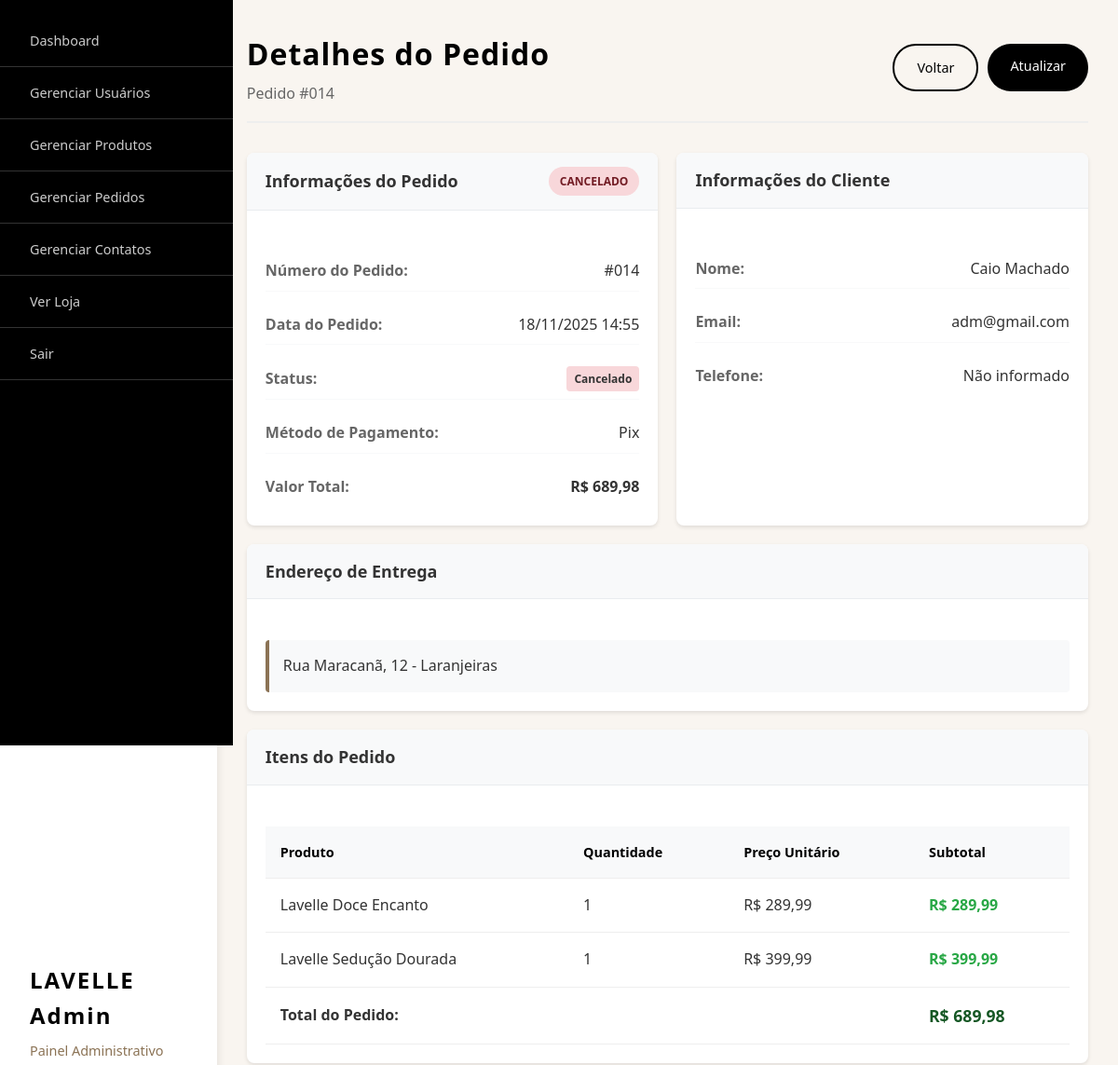
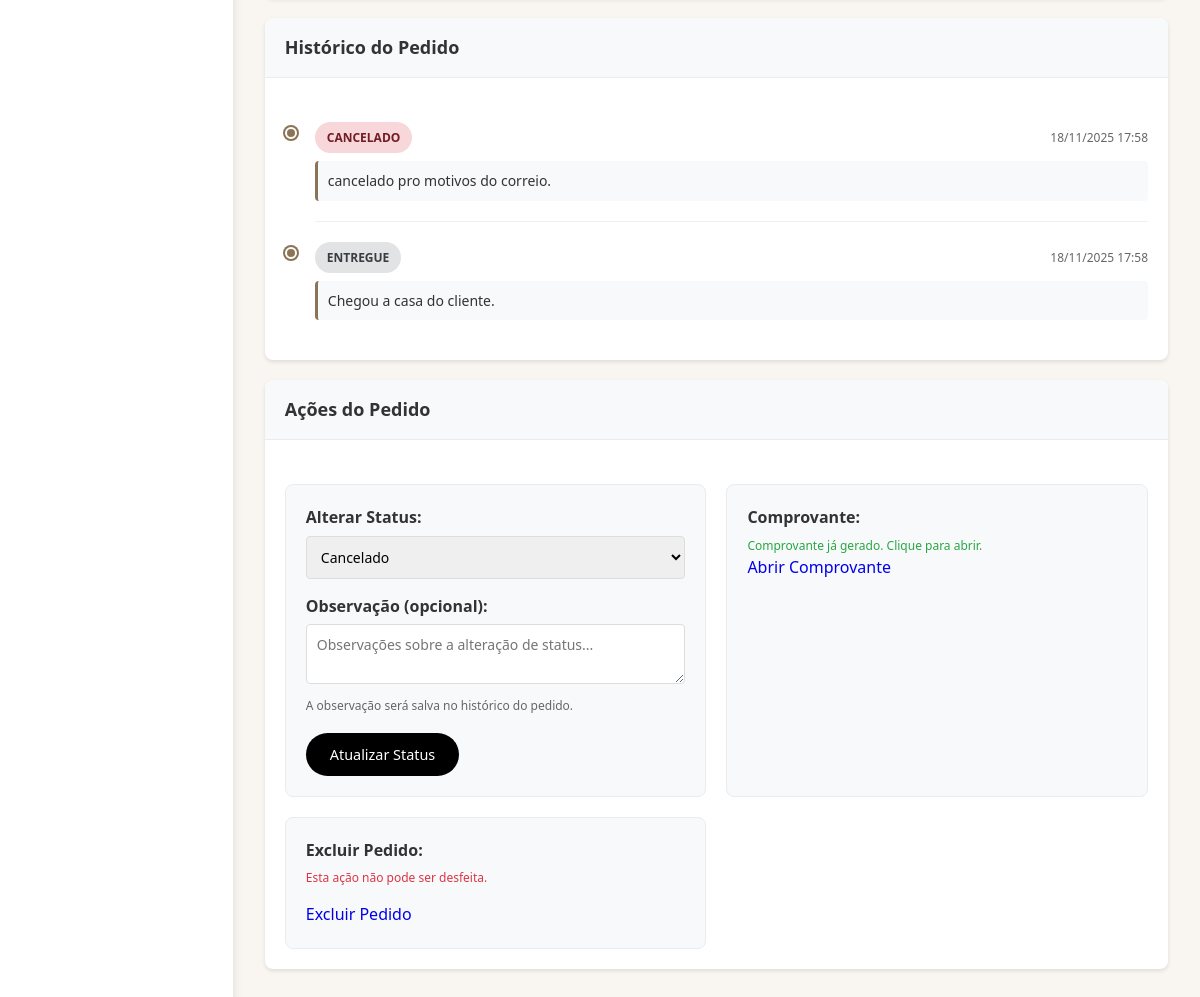
Screenshot of /admin/pedido_detalhes.php?id=14 (signed in) with the database file from the repository (2 pictures, top to bottom).
### tables this page shows
CREATE TABLE `pedidos` (
  `id` int(11) NOT NULL,
  `usuario_id` int(11) NOT NULL,
  `data_pedido` datetime DEFAULT current_timestamp(),
  `total` decimal(10,2) NOT NULL,
  `status` varchar(50) DEFAULT NULL,
  `metodo_pagamento` varchar(50) DEFAULT NULL,
  `endereco_entrega` text DEFAULT NULL,
  `created_at` timestamp NOT NULL DEFAULT current_timestamp()
);

CREATE TABLE `usuarios` (
  `id` int(11) NOT NULL,
  `nome` varchar(100) NOT NULL,
  `email` varchar(150) NOT NULL,
  `senha` varchar(255) NOT NULL,
  `data_cadastro` timestamp NOT NULL DEFAULT current_timestamp(),
  `telefone` varchar(20) DEFAULT NULL,
  `endereco` text DEFAULT NULL,
  `cidade` varchar(100) DEFAULT NULL,
  `estado` varchar(50) DEFAULT NULL,
  `cep` varchar(10) DEFAULT NULL,
  `foto_perfil` varchar(255) DEFAULT NULL,
  `created_at` timestamp NOT NULL DEFAULT current_timestamp()
);

CREATE TABLE `pedido_itens` (
  `id` int(11) NOT NULL,
  `pedido_id` int(11) NOT NULL,
  `produto_id` int(11) NOT NULL,
  `quantidade` int(11) NOT NULL,
  `preco_unitario` decimal(10,2) NOT NULL,
  `subtotal` decimal(10,2) NOT NULL
);

CREATE TABLE `produtos` (
  `id` int(11) NOT NULL,
  `nome` varchar(255) NOT NULL,
  `descricao` text DEFAULT NULL,
  `descricao_breve` varchar(255) DEFAULT NULL,
  `descricao_longa` text DEFAULT NULL,
  `preco` decimal(10,2) NOT NULL,
  `imagem` varchar(500) DEFAULT NULL,
  `created_at` timestamp NOT NULL DEFAULT current_timestamp(),
  `updated_at` timestamp NOT NULL DEFAULT current_timestamp() ON UPDATE current_timestamp(),
  `categoria` varchar(50) DEFAULT 'Compartilhável',
  `notas_saida` varchar(255) DEFAULT NULL,
  `notas_coracao` varchar(255) DEFAULT NULL,
  `notas_fundo` varchar(255) DEFAULT NULL
);

CREATE TABLE `pedido_historico` (
  `id` int(11) NOT NULL,
  `pedido_id` int(11) NOT NULL,
  `status` varchar(50) NOT NULL,
  `observacao` text DEFAULT NULL,
  `data_alteracao` timestamp NOT NULL DEFAULT current_timestamp(),
  `usuario_id` int(11) DEFAULT NULL
);

### admin/pedido_detalhes.php (the view, shortened to what this page needs)
<?php
include '../receipt_generator.php';
$database = new Database();
$db = $database->getConnection();
$pedido_id = $_GET['id'];
try {
    $stmt = $db->prepare("
        SELECT p.*, u.nome as cliente_nome, u.email, u.telefone, u.endereco as endereco_cliente
        FROM pedidos p
        LEFT JOIN usuarios u ON p.usuario_id = u.id
        WHERE p.id = ?
    ");
    $stmt->execute([$pedido_id]);
    $pedido = $stmt->fetch(PDO::FETCH_ASSOC);
    $stmt = $db->prepare("
        SELECT pi.*, pr.nome as produto_nome, pr.imagem as produto_imagem
        FROM pedido_itens pi
        LEFT JOIN produtos pr ON pi.produto_id = pr.id
        WHERE pi.pedido_id = ?
    ");
    $stmt->execute([$pedido_id]);
    $itens_pedido = $stmt->fetchAll(PDO::FETCH_ASSOC);
    $historico = [];
    try {
        $stmt = $db->prepare("
            SELECT * FROM pedido_historico
            WHERE pedido_id = ?
            ORDER BY data_alteracao DESC
        ");
        $stmt->execute([$pedido_id]);
        $historico = $stmt->fetchAll(PDO::FETCH_ASSOC);
    } catch (PDOException $e) {
        $historico = [];
    }
} catch(PDOException $e) {
    $_SESSION['mensagem_erro'] = "Erro ao carregar dados do pedido: " . $e->getMessage();
    header("Location: pedidos.php");
    exit;
}
function comprovanteExiste($pedido_id) {
    $possible_files = [
        "../comprovantes/comprovante_pedido_{$pedido_id}.php",
        "../comprovantes/comprovante_pedido_{$pedido_id}.html",
        "comprovantes/comprovante_pedido_{$pedido_id}.php",
        "comprovantes/comprovante_pedido_{$pedido_id}.html"
    ];
    foreach ($possible_files as $file) {
        if (file_exists($file)) {
            return $file;
        }
    }
    return false;
}
$comprovante_path = comprovanteExiste($pedido_id);
$comprovante_existe = ($comprovante_path !== false);
include 'includes/header.php';
include 'includes/sidebar.php';
?>
<div class="main-content">
    <div class="page-header">
        <div class="header-left">
            <h1>Detalhes do Pedido</h1>
            <p>Pedido #<?php echo str_pad($pedido_id, 3, '0', STR_PAD_LEFT); ?></p>
        </div>
        <div class="header-actions">
            <a href="pedidos.php" class="btn-outline">
                <i class="fas fa-arrow-left"></i> Voltar
            </a>
            <a href="?id=<?php echo $pedido_id; ?>" class="btn-primary">
                <i class="fas fa-sync"></i> Atualizar
            </a>
        </div>
    </div>
    <div class="details-grid">
        <div class="details-card">
            <div class="card-header">
                <h2>Informações do Pedido</h2>
                <span class="status-badge status-<?php echo $pedido['status']; ?>">
                    <?php echo ucfirst($pedido['status']); ?>
                </span>
            </div>
            <div class="card-body">
                <div class="info-grid">
                    <div class="info-item">
                        <label>Número do Pedido:</label>
                        <span>#<?php echo str_pad($pedido_id, 3, '0', STR_PAD_LEFT); ?></span>
                    </div>
                    <div class="info-item">
                        <label>Data do Pedido:</label>
                        <span><?php echo date('d/m/Y H:i', strtotime($pedido['data_pedido'])); ?></span>
                    </div>
                    <div class="info-item">
                        <label>Status:</label>
                        <span class="status-text status-<?php echo $pedido['status']; ?>">
                            <?php echo ucfirst($pedido['status']); ?>
                        </span>
                    </div>
                    <div class="info-item">
                        <label>Método de Pagamento:</label>
                        <span><?php echo ucfirst($pedido['metodo_pagamento']); ?></span>
                    </div>
                    <div class="info-item">
                        <label>Valor Total:</label>
                        <span class="price">R$ <?php echo number_format($pedido['total'], 2, ',', '.'); ?></span>
                    </div>
                </div>
            </div>
        </div>
        <div class="details-card">
            <div class="card-header">
                <h2>Informações do Cliente</h2>
            </div>
            <div class="card-body">
                <div class="info-grid">
                    <div class="info-item">
                        <label>Nome:</label>
                        <span><?php echo htmlspecialchars($pedido['cliente_nome']); ?></span>
                    </div>
                    <div class="info-item">
                        <label>Email:</label>
                        <span><?php echo htmlspecialchars($pedido['email']); ?></span>
                    </div>
                    <div class="info-item">
                        <label>Telefone:</label>
                        <span><?php echo $pedido['telefone'] ? htmlspecialchars($pedido['telefone']) : 'Não informado'; ?></span>
                    </div>
                </div>
            </div>
        </div>
        <div class="details-card full-width">
            <div class="card-header">
                <h2>Endereço de Entrega</h2>
            </div>
            <div class="card-body">
                <div class="address-box">
                    <?php echo nl2br(htmlspecialchars($pedido['endereco_cliente'])); ?>
                </div>
            </div>
        </div>
        <div class="details-card full-width">
            <div class="card-header">
                <h2>Itens do Pedido</h2>
            </div>
            <div class="card-body">
                <div class="table-responsive">
                    <table class="data-table">
                        <thead>
                            <tr>
                                <th>Produto</th>
                                <th>Quantidade</th>
                                <th>Preço Unitário</th>
                                <th>Subtotal</th>
                            </tr>
                        </thead>
                        <tbody>
                            <?php foreach($itens_pedido as $item): ?>
                            <tr>
                                <td>
                                    <div class="product-info">
                                        <div class="product-name">
                                            <?php echo htmlspecialchars($item['produto_nome']); ?>
                                        </div>
                                    </div>
                                </td>
                                <td><?php echo $item['quantidade']; ?></td>
                                <td>R$ <?php echo number_format($item['preco_unitario'], 2, ',', '.'); ?></td>
                                <td class="price">R$ <?php echo number_format($item['subtotal'], 2, ',', '.'); ?></td>
                            </tr>
                            <?php endforeach; ?>
                        </tbody>
                        <tfoot>
                            <tr>
                                <td colspan="3" class="text-right"><strong>Total do Pedido:</strong></td>
                                <td class="price total"><strong>R$ <?php echo number_format($pedido['total'], 2, ',', '.'); ?></strong></td>
                            </tr>
                        </tfoot>
                    </table>
                </div>
            </div>
        </div>
        <?php if(!empty($historico)): ?>
        <div class="details-card full-width">
            <div class="card-header">
                <h2>Histórico do Pedido</h2>
            </div>
            <div class="card-body">
                <div class="timeline">
                    <?php foreach($historico as $evento): ?>
                    <div class="timeline-item">
                        <div class="timeline-marker"></div>
                        <div class="timeline-content">
                            <div class="timeline-header">
                                <span class="status-badge status-<?php echo $evento['status']; ?>">
                                    <?php echo ucfirst($evento['status']); ?>
                                </span>
                                <span class="timeline-date">
                                    <?php echo date('d/m/Y H:i', strtotime($evento['data_alteracao'])); ?>
                                </span>
                            </div>
                            <?php if(!empty($evento['observacao'])): ?>
                                <div class="timeline-observacao">
                                    <?php echo htmlspecialchars($evento['observacao']); ?>
                                </div>
                            <?php endif; ?>
                        </div>
                    </div>
                    <?php endforeach; ?>
                </div>
            </div>
        </div>
        <?php endif; ?>
        <div class="details-card full-width">
            <div class="card-header">
                <h2>Ações do Pedido</h2>
            </div>
            <div class="card-body">
                <div class="actions-grid">
                    <form method="POST" class="action-form">
                        <div class="form-group">
                            <label for="novo_status">Alterar Status:</label>
                            <select name="novo_status" id="novo_status" class="status-select" required>
                                <option value="cancelado" <?php echo $pedido['status'] == 'cancelado' ? 'selected' : ''; ?>>Cancelado</option>
                            </select>
                        </div>
                        <div class="form-group">
                            <label for="observacao">Observação (opcional):</label>
                            <textarea name="observacao" id="observacao" rows="2" placeholder="Observações sobre a alteração de status..."></textarea>
                            <small class="form-help">
                                A observação será salva no histórico do pedido.
                            </small>
                        </div>
                        <button type="submit" name="alterar_status" class="btn-primary">
                            <i class="fas fa-sync"></i> Atualizar Status
                        </button>
                    </form>
                    <div class="action-form">
                        <div class="form-group">
                            <label>Comprovante:</label>
                            <?php if($comprovante_existe): ?>
                                <p class="form-help success">Comprovante já gerado. Clique para abrir.</p>
                                <a href="<?php echo $comprovante_path; ?>"
                                   class="btn-success"
                                   target="_blank">
                                    <i class="fas fa-external-link-alt"></i> Abrir Comprovante
                                </a>
                            <?php endif; ?>
                        </div>
                    </div>
                    <div class="action-form">
                        <div class="form-group">
                            <label>Excluir Pedido:</label>
                            <p class="form-help danger">Esta ação não pode ser desfeita.</p>
                        </div>
                        <a href="pedidos.php?excluir_pedido=<?php echo $pedido_id; ?>"
                           class="btn-danger"
                           onclick="return confirm('Tem certeza que deseja excluir este pedido? Esta ação é irreversível!')">
                            <i class="fas fa-trash"></i> Excluir Pedido
                        </a>
                    </div>
                </div>
            </div>
        </div>
    </div>
</div>
<?php include 'includes/footer.php'; ?>

### admin/css/style.css (style rules this page uses)
* { margin: 0; padding: 0; box-sizing: border-box; font-family: "Segoe UI", Tahoma, Geneva, Verdana, sans-serif; }
body { background-color: #f9f5f0; color: #333; line-height: 1.6; }
.header-left h1 { font-size: 1.5rem; color: #000; letter-spacing: 2px; }
.main-content { flex: 1; padding: 2rem; }
.page-header { display: flex; justify-content: space-between; align-items: center; margin-bottom: 2rem; padding-bottom: 1rem; border-bottom: 2px solid #eee; }
.page-header h1 { font-size: 2rem; color: #000; letter-spacing: 1px; }
.page-header p { color: #666; margin-top: 0.5rem; }
.btn-primary { background: #000; color: white; padding: 0.75rem 1.5rem; border: none; border-radius: 25px; cursor: pointer; font-size: 0.9rem; font-weight: 500; transition: all 0.3s; text-decoration: none; display: inline-block; }
.btn-outline { background: transparent; border: 2px solid #000; color: #000; padding: 0.75rem 1.5rem; border-radius: 25px; cursor: pointer; font-size: 0.9rem; font-weight: 500; transition: all 0.3s; text-decoration: none; }
.card-header { display: flex; justify-content: space-between; align-items: center; margin-bottom: 1.5rem; padding-bottom: 1rem; border-bottom: 1px solid #eee; }
.card-header h2 { font-size: 1.3rem; color: #000; }
.table-responsive { overflow-x: auto; }
.data-table { width: 100%; border-collapse: collapse; }
.data-table th, .data-table td { padding: 1rem; text-align: left; border-bottom: 1px solid #eee; }
.data-table th { background: #f8f9fa; font-weight: 600; color: #000; font-size: 0.9rem; }
.form-group { margin-bottom: 1.5rem; }
.form-group label { display: block; margin-bottom: 0.5rem; color: #000; font-weight: 500; }
.status-badge { padding: 0.25rem 0.75rem; border-radius: 15px; font-size: 0.8rem; font-weight: 500; display: inline-block; }

### rows the page displays
pedidos: status "CANCELADO", data_pedido "18/11/2025 14:55", status "Cancelado", metodo_pagamento "Pix", total "689,98", usuario.nome "Caio Machado", usuario.email "adm@gmail.com", usuario.endereco "Rua Maracanã, 12 - Laranjeiras", novo_status "Cancelado"
pedido_itens: produto.nome "Lavelle Doce Encanto", quantidade "1", preco_unitario "289,99", subtotal "289,99"
pedido_itens: produto.nome "Lavelle Sedução Dourada", quantidade "1", preco_unitario "399,99", subtotal "399,99"
pedido_historico: status "CANCELADO", data_alteracao "18/11/2025 17:58", observacao "cancelado pro motivos do correio."
pedido_historico: status "ENTREGUE", data_alteracao "18/11/2025 17:58", observacao "Chegou a casa do cliente."

### other values shown
str_pad($pedido_id, 3, '0', STR_PAD_LEFT) "014"
